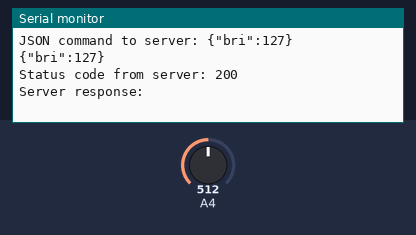
Recording of a sketch running on a simulated Arduino Nano 33 IoT. Parts: the last lines printed to the serial monitor. The inputs (shaded band) are chosen by the test bench; at power-on: A4 = 512. WiFi joins after 1.5 s; servers stay silent unless stated; uploads are accepted with an empty reply; not simulated (calls return 0 or success): secrets.h.

Above: at 4.7 s.
4.8 s: A4 set to 716
At 4.96 s:
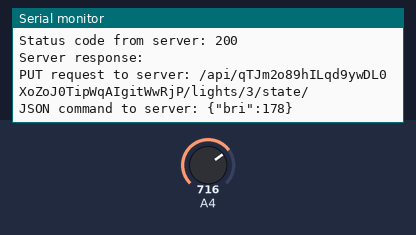
6.3 s: A4 set to 900
At 7.8 s:
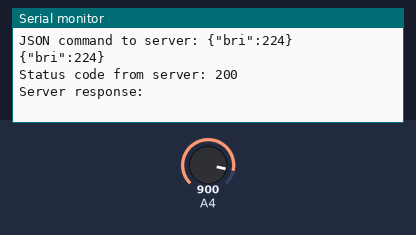

The sketch:

continuousChange.ino
```cpp
/* Hue color temperature control example for ArduinoHttpClient library
   Uses ArduinoHttpClient library to control Philips Hue
   For more on Hue developer API see http://developer.meethue.com
  To control a light, the Hue expects a HTTP PUT request to:
  http://hue.hub.address/api/hueUserName/lights/lightNumber/state
  The body of the PUT request looks like this:
  {"ct": value}  where value ranges from 153 - 500
  ct is in the mired scale, which is 1000000/degrees Kelvin
  This example  shows how to concatenate Strings to assemble the
  PUT request and the body of the request.
  note: WiFi SSID and password are stored in arduino_secrets.h file.
  If it is not present, add a new tab, call it "arduino_secrets.h"
  and add the following defines, and change to your own values:
  #define SECRET_SSID "ssid"
  #define SECRET_PASS "password"
   modified 1 Mar 2022
   by Tom Igoe (tigoe)
*/

#include <SPI.h>

//#include <WiFi101.h>  // for MKR1000
#include <WiFiNINA.h>   // for Nano 33 IoT, MKR1010
#include <ArduinoHttpClient.h>
#include "secrets.h"

int status = WL_IDLE_STATUS;      // the Wifi radio's status
char hueHubIP[] = "172.22.151.226";  // IP address of the HUE bridge
String hueUserName = "qTJm2o89hILqd9ywDL0XoZoJ0TipWqAIgitWwRjP"; // hue bridge username

// make a wifi instance and a HttpClient instance:
WiFiClient wifi;
HttpClient httpClient = HttpClient(wifi, hueHubIP);
// change the values of these two in the arduino_serets.h file:
char ssid[] = SECRET_SSID;
char pass[] = SECRET_PASS;

int colorTemp = 2000; // color temperature to set the light to
int increment = 100;  // increment of CT change
int lastBrightness;
int threshold = 10;

void setup() {
  //Initialize serial and wait for port to open:
  Serial.begin(9600);
  while (!Serial); // wait for serial port to connect.

  // attempt to connect to Wifi network:
  while ( status != WL_CONNECTED) {
    Serial.print("Attempting to connect to WPA SSID: ");
    Serial.println(ssid);
    // Connect to WPA/WPA2 network:
    status = WiFi.begin(ssid, pass);
    delay(2000);
  }

  // you're connected now, so print out the data:
  Serial.print("You're connected to the network IP = ");
  IPAddress ip = WiFi.localIP();
  Serial.println(ip);
}

void loop() {
  int sensor = analogRead(A4);
  int brightness = map(sensor, 0, 1023, 0, 255);

  if(abs(brightness - lastBrightness) > threshold ){
      //Serial.print(brightness);
      lastBrightness = brightness;
      sendRequest(3, "bri", String(brightness));
  }

}

void sendRequest(int light, String cmd, String value) {
  // make a String for the HTTP request path:
  String request = "/api/" + hueUserName;
  request += "/lights/";
  request += light;
  request += "/state/";

  String contentType = "application/json";

  // make a string for the JSON command:
  String hueCmd = "{\"" + cmd;
  hueCmd += "\":";
  hueCmd += value;
  hueCmd += "}";
  // see what you assembled to send:
  Serial.print("PUT request to server: ");
  Serial.println(request);
  Serial.print("JSON command to server: ");
  Serial.println(hueCmd);
  // make the PUT request to the hub:
  httpClient.put(request, contentType, hueCmd);

  // read the status code and body of the response
  int statusCode = httpClient.responseStatusCode();
  String response = httpClient.responseBody();

  Serial.println(hueCmd);
  Serial.print("Status code from server: ");
  Serial.println(statusCode);
  Serial.print("Server response: ");
  Serial.println(response);
  Serial.println();
}
```

Measured:
- after the input at 4.8 s, the serial monitor: prints a new line at once (image 1)
- after the input at 6.3 s, the serial monitor: prints a new line at once (image 2)
